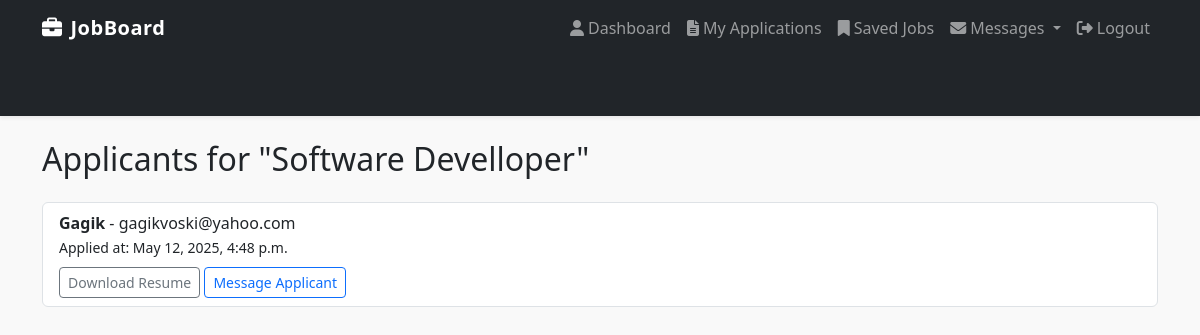
The app's page /job/1/applicants/ (signed in), older data.
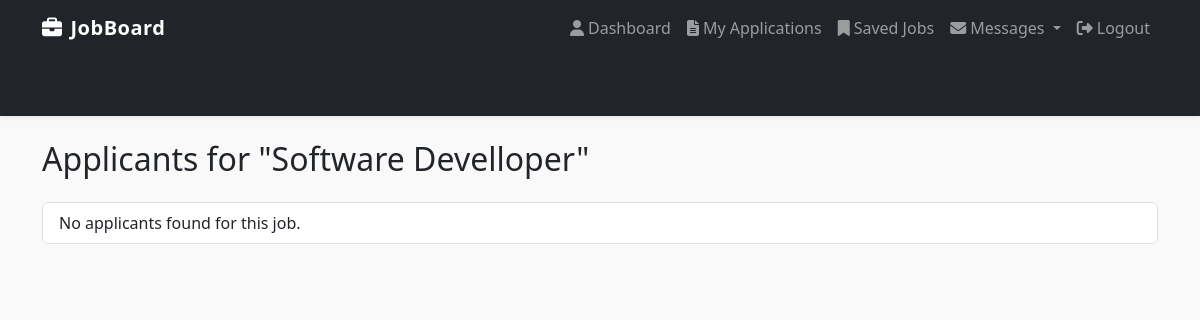
The same page, newer data.
### core/models.py (models this page shows, shortened)
class Application(models.Model):
    user = models.ForeignKey(User, on_delete=models.CASCADE)
    job = models.ForeignKey(Job, on_delete=models.CASCADE)
    name = models.CharField(max_length=200)
    email = models.EmailField()
    resume = models.FileField(upload_to='resumes/', blank=True, null=True)
    cover_letter = models.TextField(blank=True, null=True)
    applied_at = models.DateTimeField(auto_now_add=True)

### core/views.py (the view)
# urls.py: path('job/<int:job_id>/applicants/', views.view_applicants, name='view_applicants'),
@login_required
def view_applicants(request, job_id):
    job = get_object_or_404(Job, id=job_id)
    applicants = Application.objects.filter(job=job)
    return render(request, 'core/view_applicants.html', {'job': job, 'applicants': applicants})

### core/templates/core/view_applicants.html
{% extends 'base.html' %}
{% block content %}
  <h2>Applicants for "{{ job.title }}"</h2>
  <ul class="list-group mt-4">
    {% for app in applicants %}
      <li class="list-group-item">
        <strong>{{ app.name }}</strong> - {{ app.user.email }} <br>
        <small>Applied at: {{ app.applied_at }}</small><br>
        {% if app.user.profile.resume %}
          <a href="{{ app.user.profile.resume.url }}" target="_blank" class="btn btn-sm btn-outline-secondary mt-2">
            Download Resume
          </a>
        {% else %}
          <span class="text-muted mt-2 d-block">No resume</span>
        {% endif %}
        <a href="{% url 'message_applicant' app.user.id %}" class="btn btn-sm btn-outline-primary mt-2">
          Message Applicant
        </a>
      </li>
    {% empty %}
      <li class="list-group-item">No applicants found for this job.</li>
    {% endfor %}
  </ul>
{% endblock %}

Row changes from the older to the newer data that the page shows:
removed Application: name "Gagik", user.email "gagikvoski@yahoo.com", applied_at "May 12, 2025, 4:48 p.m."
Text that changed along with them:
text now shown: "No applicants found for this job."
